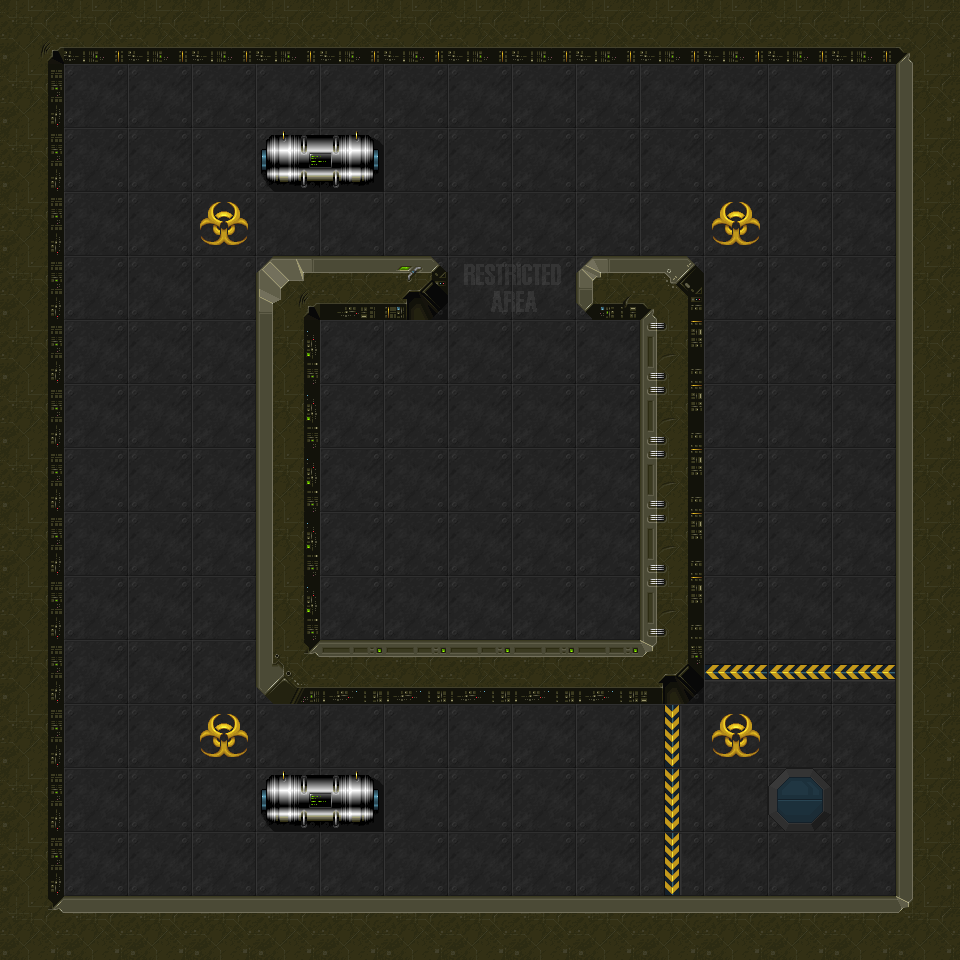

A level layout from a 2D game, rendered from its tile map. Below: a short description, then the map file with tile-grid data replaced by summaries:
An orthogonal 15x15 tile map with 64x64 px tiles, 1 tile layer (Tile Layer 1) and 31 objects (sign).

<map version="1.0" orientation="orthogonal" width="15" height="15" tilewidth="64" tileheight="64">
 <tileset firstgid="1" name="space-blks-1.034" tilewidth="64" tileheight="64">
  <image source="space-blks-1.034.png" width="1024" height="768" />
 </tileset>
 <layer name="Tile Layer 1" width="15" height="15">
  <data>[225 cells, 225 non-empty, 27 distinct tile ids]</data>
 </layer>
 <objectgroup name="collision" width="15" height="15">
  <object x="896" y="0" width="64" height="960" />
  <object x="0" y="896" width="896" height="64" />
  <object x="0" y="64" width="64" height="832" />
  <object x="0" y="0" width="896" height="64" />
  <object x="576" y="256" width="128" height="64" />
  <object x="256" y="256" width="192" height="64" />
  <object x="256" y="128" width="128" height="64" />
  <object x="640" y="320" width="64" height="384" />
  <object x="256" y="640" width="384" height="64" />
  <object x="256" y="320" width="64" height="320" />
  <object x="256" y="768" width="128" height="64" />
 </objectgroup>
 <objectgroup name="signs" width="15" height="15">
  <object name="Warning" type="sign" x="128" y="640">
   <properties>
    <property name="message" value="There will be blood" />
   </properties>
  </object>
 </objectgroup>
 <objectgroup name="cargo" width="15" height="15">
  <object x="448" y="448" />
  <object x="512" y="448" />
  <object x="512" y="512" />
  <object x="448" y="512" />
  <object x="384" y="384" />
  <object x="448" y="384" />
  <object x="512" y="384" />
  <object x="576" y="384" />
  <object x="576" y="448" />
  <object x="576" y="512" />
  <object x="576" y="576" />
  <object x="512" y="576" />
  <object x="448" y="576" />
  <object x="384" y="576" />
  <object x="384" y="512" />
  <object x="384" y="448" />
 </objectgroup>
 <objectgroup name="enemies" width="15" height="15">
  <object x="192" y="256">
   <polyline points="0,0 320,-64 576,0 576,-128 320,-64 -64,0 0,0" />
  </object>
  <object x="768" y="640">
   <polyline points="0,0 64,0 64,-512 0,-512 0,0" />
  </object>
  <object x="128" y="128">
   <polyline points="0,0 0,448 64,448 64,0 0,0" />
  </object>
 </objectgroup>
</map>
